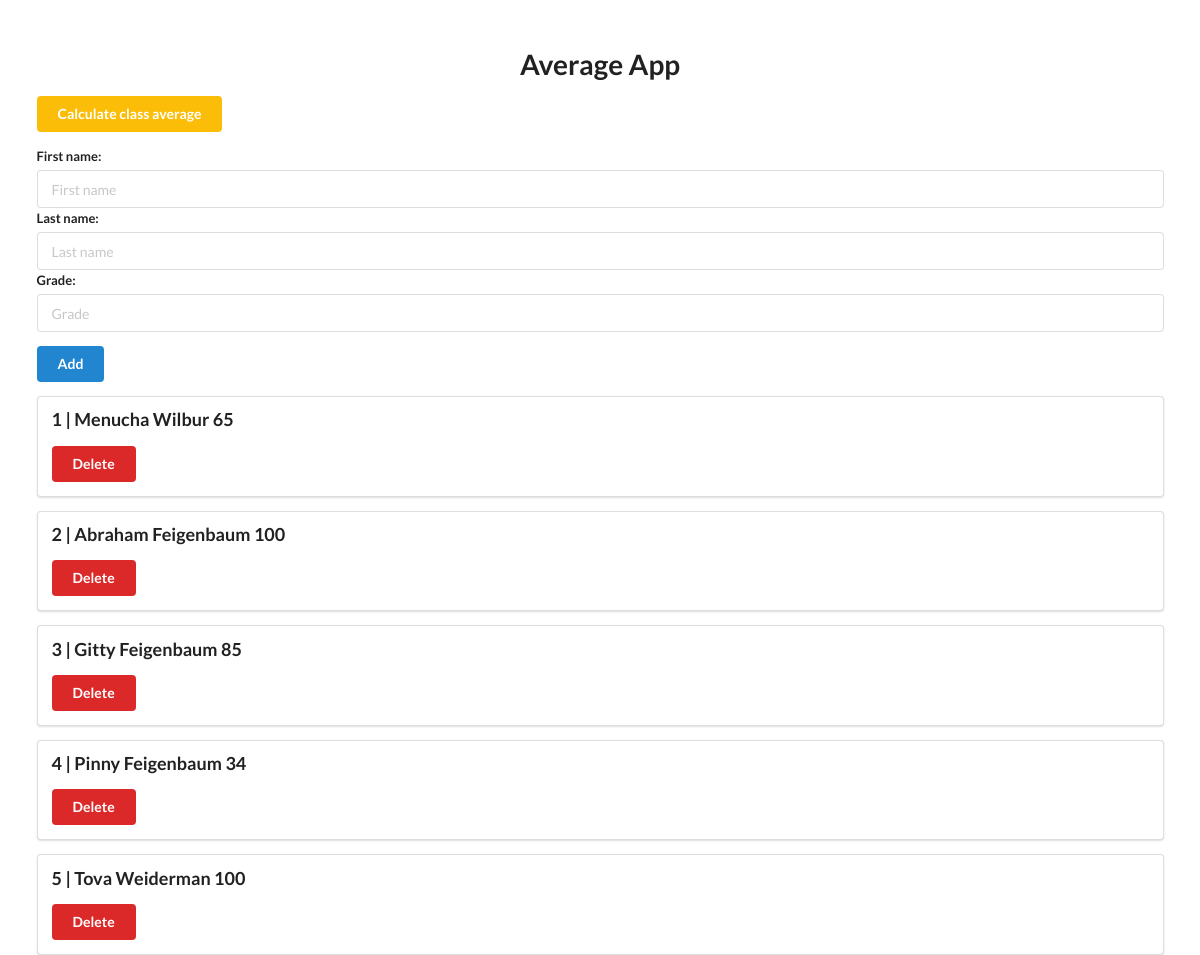
Before: / with the older database file.
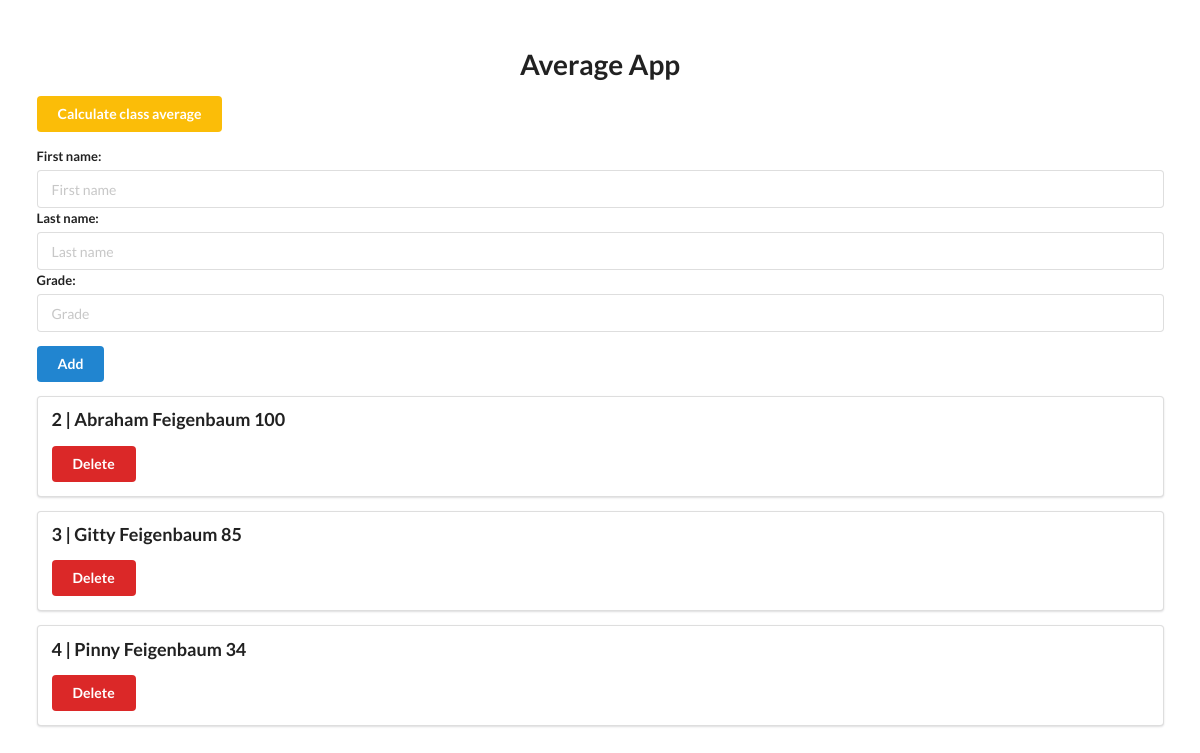
After: the same page with the newer database file.
### app.py (models this page shows)
class Students(project.Model):
    StudentID = project.Column(project.Integer, primary_key=True)
    FirstName = project.Column(project.String(20))
    LastName = project.Column(project.String(30))
    Grade = project.Column(project.Integer)
    def __repr__(self):
        return f'<Student {self.StudentID}-{self.FirstName}-{self.LastName}-{self.Grade}'

### app.py (the view)
@app.get("/")
def home():
    grade_list = []
    grade_list = project.session.query(Students).all()
    return render_template('base.html', grade_list=grade_list)

### templates/base.html (shortened to what this page needs)
<!DOCTYPE html>
<html lang="en">
<head>
    <link rel="stylesheet" href="https://cdn.jsdelivr.net/npm/semantic-ui@2.4.2/dist/semantic.min.css">
</head>
<body>
    <div style="margin-top: 50px;" class="ui container">
        <h1 class="ui center aligned header">
            Average App
        </h1>
        <p>
            <a class="ui yellow button" href="/get_average/">Calculate class average</a>
        </p>
        <form class="ui form" action="/add" method="post">
            <div class="field">
                <label>First name:</label>
                <input type="text" name="fname" placeholder="First name">
                <br>
                <label>Last name:</label>
                <input type="text" name="lname" placeholder="Last name">
                <br>
                <label>Grade:</label>
                <input type="text" name="grd" placeholder="Grade">
                <br>
            </div>
            <button class="ui blue button" type="submit">Add</button>
        </form>
        {% for record in grade_list %}
                <div class="ui segment">
                    <p class="ui big header">{{record.StudentID}} | {{record.FirstName}} {{record.LastName}} {{record.Grade}}</p>
                    <a class="ui red button" href="/delete/{{record.StudentID}}">Delete</a>
                </div>
        {% endfor %}
    </div>
</body>
</html>

Changed rows visible on the page:
removed Students: StudentID "1", FirstName "Menucha", LastName "Wilbur", Grade "65"
removed Students: StudentID "5", FirstName "Tova", LastName "Weiderman", Grade "100"
